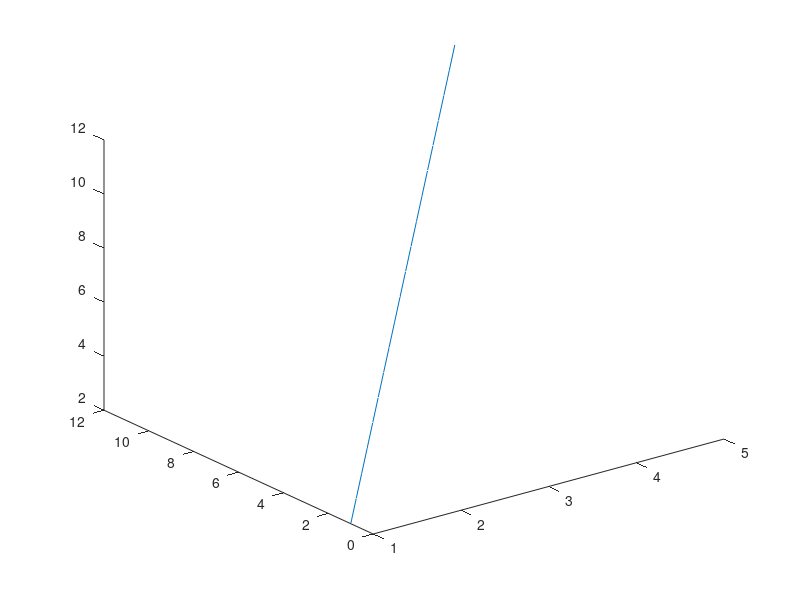

Recreate this plot in MATLAB.
# CODE 12:
# Create a script for linear Vector Spacing

x = linspace(1, 5, 20)
y = linspace(1, 12, 20)
z = linspace(2, 12, 20)
plot3(x,y,z)